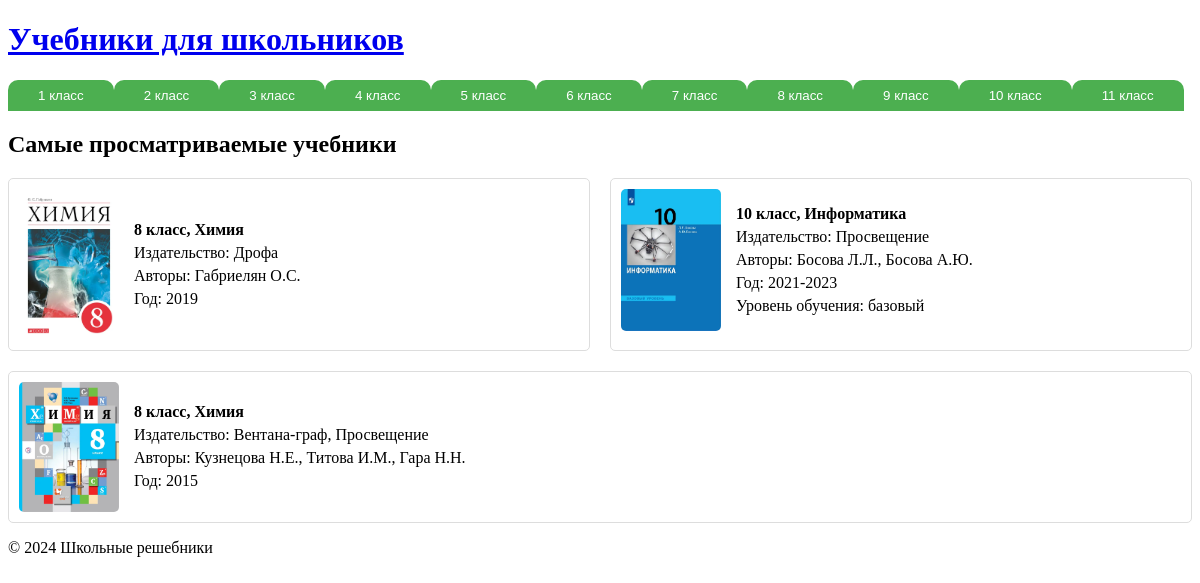
The page / on the database its author committed.
### textbooks/models.py (models this page shows, shortened)
class GradeLevel(models.Model):
    level = models.IntegerField()

class Textbook(models.Model):
    subject = models.ForeignKey('Subject', on_delete=models.CASCADE, blank=True, null=True)
    grade_level = models.ForeignKey('GradeLevel', on_delete=models.CASCADE, blank=True, null=True)
    cover_image = models.ImageField(upload_to='covers/', blank=True, null=True)
    publisher = models.CharField(max_length=255, blank=True, null=True)
    book_type = models.CharField(max_length=100, blank=True, null=True)
    book_series = models.CharField(max_length=100, blank=True, null=True)
    authors = models.CharField(max_length=255, blank=True, null=True)
    publication_year = models.CharField(max_length=20, blank=True, null=True)
    country = models.CharField(max_length=100, blank=True, null=True)
    edited_by = models.CharField(max_length=255, blank=True, null=True)
    fgos = models.BooleanField(default=False)
    education_level = models.CharField(max_length=100, blank=True, null=True)
    place_of_publication = models.CharField(max_length=100, blank=True, null=True)
    description = models.TextField(blank=True, null=True)
    view_count = models.PositiveIntegerField(default=0)
    short_name = models.SlugField(unique=True)
    cover_color = models.CharField(max_length=50, blank=True, null=True)
    number_of_parts = models.PositiveIntegerField(blank=True, null=True)
    def get_absolute_url(self):
        return reverse('textbook_detail', kwargs={
            'grade': self.grade_level.level,
            'subject': self.subject.english_name,
            'short_name': self.short_name
        })

class Subject(models.Model):
    name = models.CharField(max_length=100)
    english_name = models.CharField(max_length=100)

### textbooks/views.py (the view)
# urls.py: 2. Add a URL to urlpatterns:  path('', views.home, name='home')
def home(request):
    subjects = Subject.objects.all()
    grades = GradeLevel.objects.all()
    most_viewed = Textbook.objects.order_by('-view_count')[:10]  # Топ 10 самых просматриваемых
    context = {
        'subjects': subjects,
        'grades': grades,
        'most_viewed': most_viewed,
    }
    return render(request, 'home.html', context)

### textbooks/context_processors.py (called while the page is built)
def grade_subjects(request):
    grades = GradeLevel.objects.all()
    subjects = Subject.objects.all()
    return {
        'grades': grades,
        'subjects': subjects
    }

### textbooks/templates/home.html (shortened to what this page needs)
{% extends 'base.html' %}
{% block content %}
    <h2>Самые просматриваемые учебники</h2>
    <div class="most-viewed">
        {% for textbook in most_viewed %}
            <a href="{{ textbook.get_absolute_url }}" class="textbook-block">
                <div class="textbook">
                    <img src="{{ textbook.cover_image.url }}" alt="{{ textbook.short_name }}" class="cover-image">
                    <div class="textbook-info">
                        <p><strong>{{ textbook.grade_level.level }} класс, {{ textbook.subject.name }}</strong></p>
                        {% if textbook.publisher %}
                        <p>Издательство: {{ textbook.publisher }}</p>
                        {% endif %}
                        <p>Авторы: {{ textbook.authors }}</p>
                        <p>Год: {{ textbook.publication_year }}</p>
                        {% if textbook.education_level %}
                        <p>Уровень обучения: {{ textbook.education_level }}</p>
                        {% endif %}
                    </div>
                </div>
            </a>
        {% endfor %}
    </div>
{% endblock %}

### templates/base.html (shortened to what this page needs)
<!DOCTYPE html>
<html lang="ru">
<head>
    {% load static %}
    <link rel="stylesheet" href="{% static 'css/styles.css' %}">
</head>
<body>
    <header>
        <h1><a href="{% url 'home' %}">Учебники для школьников</a></h1>
        <div class="grade-buttons">
            {% for grade in grades %}
                <div class="grade-dropdown">
                    <button class="grade-btn">{{ grade.level }} класс</button>
                </div>
            {% endfor %}
        </div>
    </header>
    <main>
        {% block content %}
        {% endblock %}
    </main>
    <footer>
        <p>&copy; 2024 Школьные решебники</p>
    </footer>
</body>
</html>

### static/css/styles.css (style rules this page uses)
.grade-buttons { display: flex; flex-wrap: wrap; }
.grade-dropdown { position: relative; margin: 0; }
.grade-btn { padding: 8px 30px; background-color: #4CAF50; color: white; border: none; cursor: pointer; border-radius: 10px 10px 0 0; transition: background-color 0.3s; margin: 0; }
.most-viewed { display: flex; flex-wrap: wrap; gap: 20px; }
.textbook-block { flex: 1 1 calc(50% - 20px); text-decoration: none; color: inherit; border: 1px solid #ddd; padding: 10px; border-radius: 5px; transition: box-shadow 0.3s; box-sizing: border-box; }
.cover-image { width: 100px; height: auto; margin-right: 15px; border-radius: 5px; }
.textbook { display: flex; align-items: center; }
.textbook-info { flex: 1; }
.textbook-info p { margin: 5px 0; }

### rows shown on the page
GradeLevel: level "1"
GradeLevel: level "2"
GradeLevel: level "3"
GradeLevel: level "4"
GradeLevel: level "5"
GradeLevel: level "6"
GradeLevel: level "7"
GradeLevel: level "8"
GradeLevel: level "9"
GradeLevel: level "10"
GradeLevel: level "11"
Textbook: cover_image (picture), grade_level.level "8", subject.name "Химия", publisher "Дрофа", authors "Габриелян О.С.", publication_year "2019"
Textbook: cover_image (picture), grade_level.level "10", subject.name "Информатика", publisher "Просвещение", authors "Босова Л.Л., Босова А.Ю.", publication_year "2021-2023", education_level "базовый"
Textbook: cover_image (picture), grade_level.level "8", subject.name "Химия", publisher "Вентана-граф, Просвещение", authors "Кузнецова Н.Е., Титова И.М., Гара Н.Н.", publication_year "2015"
